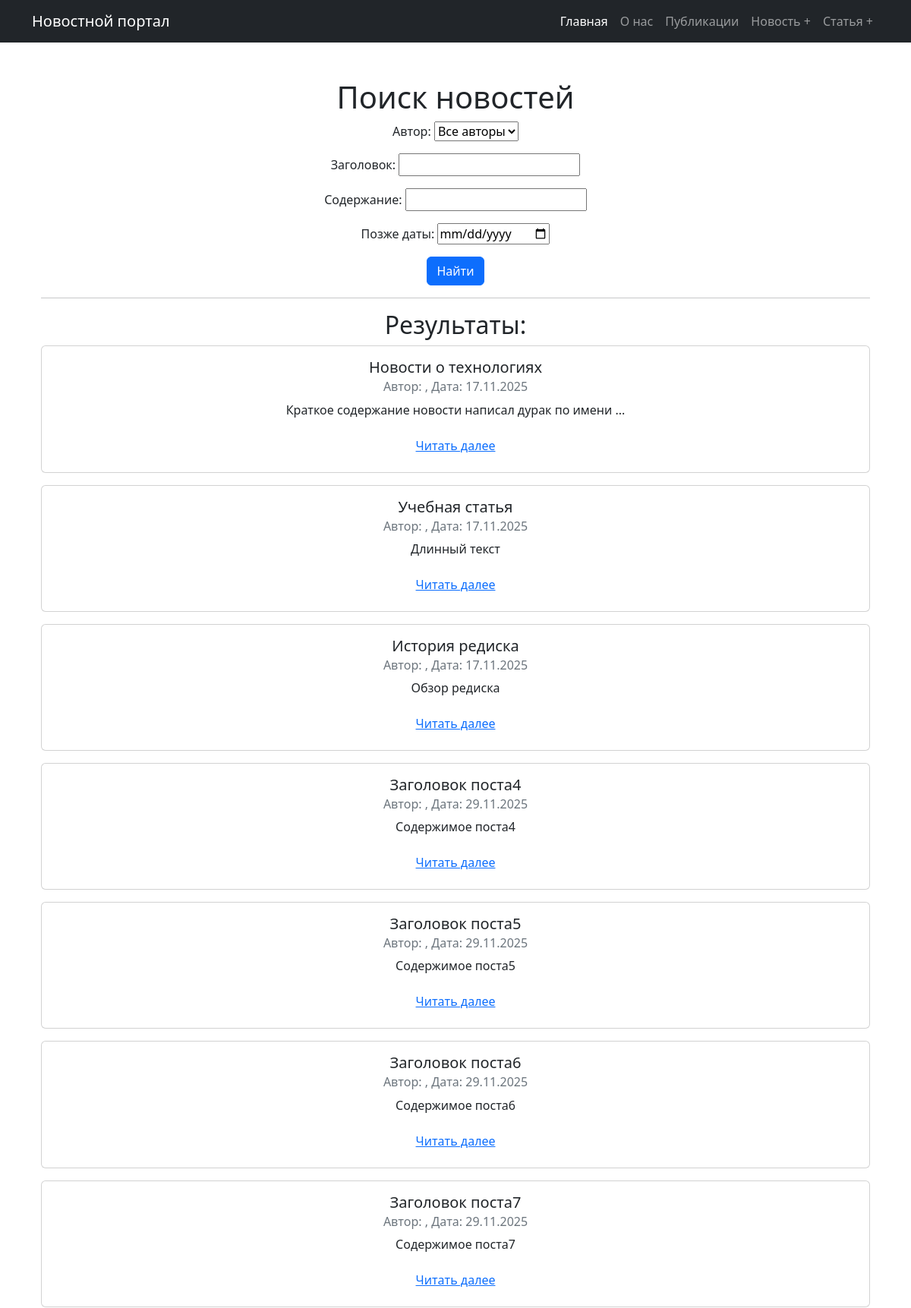
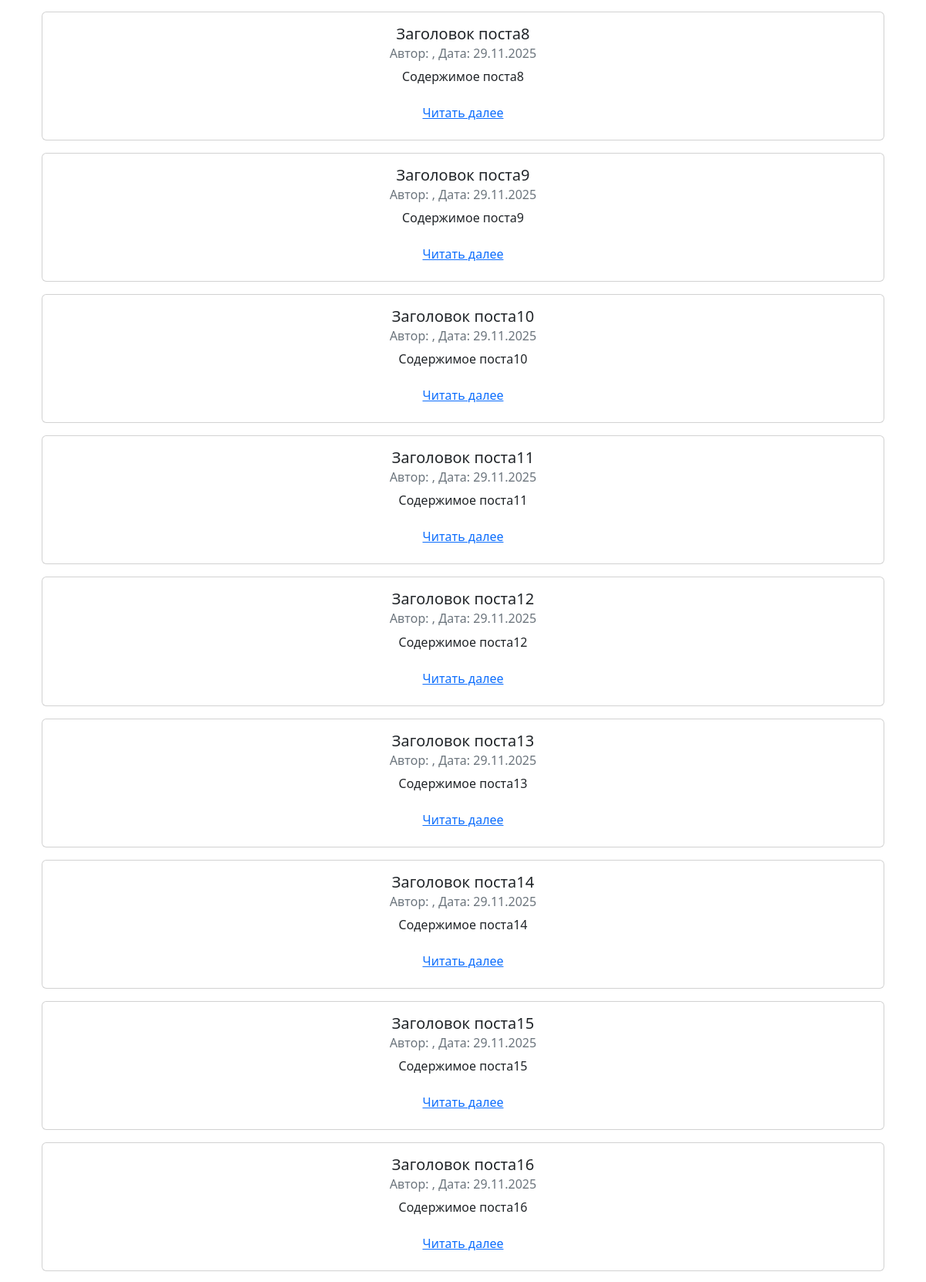
Screenshot of /post/search/ (upper part) with the database file from the repository (2 pictures, top to bottom).
### news/models.py (models this page shows, shortened)
class Post(models.Model):
    author = models.ForeignKey(Author, on_delete=models.CASCADE)
    NEWS = 'NW'
    ARTICLE = 'AR'
    CATEGORY_CHOICES = (
        (NEWS, 'Новость'),
        (ARTICLE, 'Статья'),
    )
    categoryType = models.CharField(max_length=2, choices=CATEGORY_CHOICES, default=ARTICLE)
    dateCreation = models.DateTimeField(auto_now_add=True)
    postCategory = models.ManyToManyField(Category, through='PostCategory')
    title = models.CharField(max_length=128)
    text = models.TextField()
    rating = models.SmallIntegerField(default=0)

### news/views.py (the view)
# urls.py: path('search/', NewsSearchView.as_view(), name='news_search'),
class NewsSearchView(FilterView):
    model = Post
    template_name = 'news/news_search.html'
    context_object_name = 'posts'
    filterset_class = PostFilter

### news/models.py (called while the page is built)
    def __str__(self):
        return self.authorUser.username

### templates/news/news_search.html (shortened to what this page needs)
{% extends 'flatpages/default.html' %}
{% block content %}
<div class="container mt-5">
    <h1>Поиск новостей</h1>
    <form method="get">
        {{ filter.form.as_p }}
        <button type="submit" class="btn btn-primary">Найти</button>
    </form>
    <hr>
    <h2>Результаты:</h2>
    {% if posts %}
        {% for post in posts %}
            <div class="card mb-3">
                <div class="card-body">
                    <h5 class="card-title">{{ post.title }}</h5>
                    <h6 class="card-subtitle mb-2 text-muted">
                        Автор: {{ post.author.user.username }},
                        Дата: {{ post.dateCreation|date:"d.m.Y" }}
                    </h6>
                    <p class="card-text">{{ post.text|truncatechars:200 }}</p>
                    <a href="{% url 'post_detail' post.pk %}" class="btn btn-link">Читать далее</a>
                </div>
            </div>
        {% endfor %}
    {% else %}
        <p>Ничего не найдено.</p>
    {% endif %}
</div>
{% endblock %}

### rows the page displays
Post: title "Новости о технологиях", dateCreation "17.11.2025", text "Краткое содержание новости написал дурак по имени ..."
Post: title "Учебная статья", dateCreation "17.11.2025", text "Длинный текст"
Post: title "История редиска", dateCreation "17.11.2025", text "Обзор редиска"
Post: title "Заголовок поста4", dateCreation "29.11.2025", text "Содержимое поста4"
Post: title "Заголовок поста5", dateCreation "29.11.2025", text "Содержимое поста5"
Post: title "Заголовок поста6", dateCreation "29.11.2025", text "Содержимое поста6"
Post: title "Заголовок поста7", dateCreation "29.11.2025", text "Содержимое поста7"
Post: title "Заголовок поста8", dateCreation "29.11.2025", text "Содержимое поста8"
Post: title "Заголовок поста9", dateCreation "29.11.2025", text "Содержимое поста9"
Post: title "Заголовок поста10", dateCreation "29.11.2025", text "Содержимое поста10"
Post: title "Заголовок поста11", dateCreation "29.11.2025", text "Содержимое поста11"
Post: title "Заголовок поста12", dateCreation "29.11.2025", text "Содержимое поста12"
Post: title "Заголовок поста13", dateCreation "29.11.2025", text "Содержимое поста13"
Post: title "Заголовок поста14", dateCreation "29.11.2025", text "Содержимое поста14"
Post: title "Заголовок поста15", dateCreation "29.11.2025", text "Содержимое поста15"
Post: title "Заголовок поста16", dateCreation "29.11.2025", text "Содержимое поста16"
